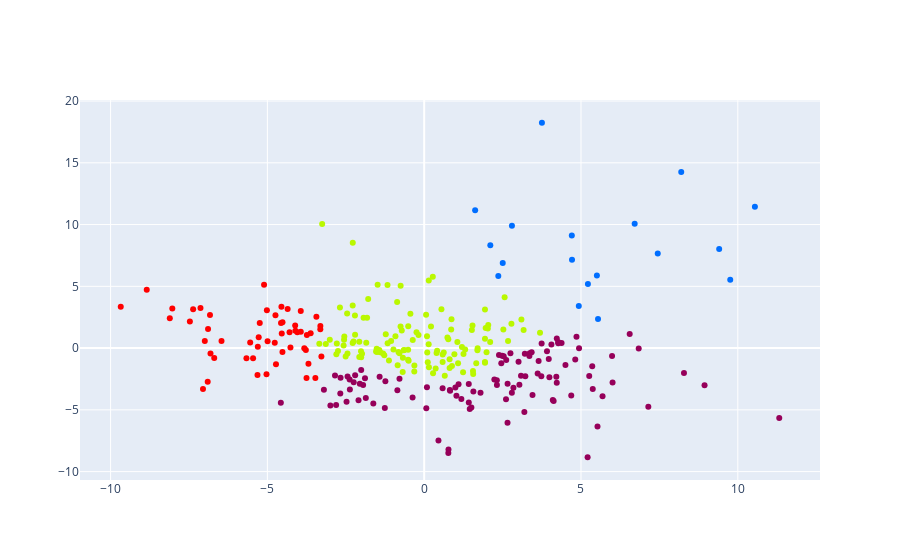

Write notebook code for a chart like this one.
### Markdown cell above
## Labor
<a class="anchor" id="labor"></a>

### Code cell
cluster_pca_labor = AgglomerativeClustering(n_clusters=4, affinity='euclidean', linkage='ward')  
cluster_pca_labor.fit_predict(pca_data_labor)
fig = go.Figure([go.Scatter(x=pca_data_labor[:,0], 
                            y=pca_data_labor[:,1], 
                            marker={'color':cluster_pca_labor.labels_}, 
                            mode='markers',
                            text=sorted(df.FallNr.unique()),
                            hovertemplate='%{text}<br><extra></extra>',
                            marker_colorscale=px.colors.sequential.Rainbow)])

fig.show()
fig.write_html(image_path+'cluster_labor_all_pca.html')

### Figure 1 — Plotly figure (JSON) as saved in the notebook; plotly's stock layout.template omitted (floating-point values rounded to 4 significant figures; data arrays with more than 128 entries replaced by an {"elided": "..."} marker saying what was removed)
{"data": [{"hovertemplate": "%{text}<br><extra></extra>", "marker": {"color": {"elided": "294 int values"}, "colorscale": [[0, "rgb(150,0,90)"], [0.125, "rgb(0,0,200)"], [0.25, "rgb(0,25,255)"], [0.375, "rgb(0,152,255)"], [0.5, "rgb(44,255,150)"], [0.625, "rgb(151,255,0)"], [0.75, "rgb(255,234,0)"], [0.875, "rgb(255,111,0)"], [1, "rgb(255,0,0)"]]}, "mode": "markers", "text": {"elided": "294 str values"}, "type": "scatter", "x": {"elided": "294 float values"}, "y": {"elided": "294 float values"}}], "layout": {}}
